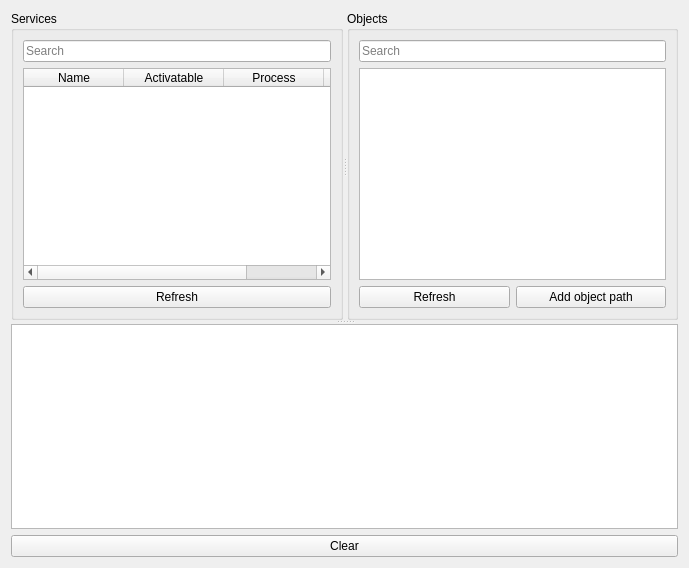
<?xml version="1.0" encoding="UTF-8"?>
<ui version="4.0">
 <class>CentralWidget</class>
 <widget class="QWidget" name="CentralWidget">
  <property name="geometry">
   <rect>
    <x>0</x>
    <y>0</y>
    <width>689</width>
    <height>568</height>
   </rect>
  </property>
  <property name="windowTitle">
   <string notr="true">CentralWidget</string>
  </property>
  <layout class="QVBoxLayout" name="verticalLayout_2">
   <item>
    <widget class="QSplitter" name="splitter_2">
     <property name="orientation">
      <enum>Qt::Orientation::Vertical</enum>
     </property>
     <widget class="QSplitter" name="splitter">
      <property name="orientation">
       <enum>Qt::Orientation::Horizontal</enum>
      </property>
      <widget class="QGroupBox" name="groupBox">
       <property name="title">
        <string>Services</string>
       </property>
       <layout class="QVBoxLayout" name="verticalLayout">
        <item>
         <widget class="QLineEdit" name="service_search_edit">
          <property name="placeholderText">
           <string>Search</string>
          </property>
         </widget>
        </item>
        <item>
         <widget class="QTableWidget" name="services_table">
          <property name="selectionMode">
           <enum>QAbstractItemView::SelectionMode::SingleSelection</enum>
          </property>
          <property name="selectionBehavior">
           <enum>QAbstractItemView::SelectionBehavior::SelectRows</enum>
          </property>
          <attribute name="horizontalHeaderStretchLastSection">
           <bool>false</bool>
          </attribute>
          <attribute name="verticalHeaderStretchLastSection">
           <bool>false</bool>
          </attribute>
          <column>
           <property name="text">
            <string>Name</string>
           </property>
          </column>
          <column>
           <property name="text">
            <string>Activatable</string>
           </property>
          </column>
          <column>
           <property name="text">
            <string>Process</string>
           </property>
          </column>
          <column>
           <property name="text">
            <string>User</string>
           </property>
          </column>
         </widget>
        </item>
        <item>
         <widget class="QPushButton" name="refresh_services_button">
          <property name="text">
           <string>Refresh</string>
          </property>
          <property name="icon">
           <iconset theme="QIcon::ThemeIcon::ViewRefresh"/>
          </property>
         </widget>
        </item>
       </layout>
      </widget>
      <widget class="QGroupBox" name="groupBox_2">
       <property name="title">
        <string>Objects</string>
       </property>
       <layout class="QVBoxLayout" name="verticalLayout_3">
        <item>
         <widget class="QLineEdit" name="object_search_edit">
          <property name="placeholderText">
           <string>Search</string>
          </property>
         </widget>
        </item>
        <item>
         <widget class="QTreeWidget" name="object_tree">
          <attribute name="headerVisible">
           <bool>false</bool>
          </attribute>
          <column>
           <property name="text">
            <string notr="true">1</string>
           </property>
          </column>
         </widget>
        </item>
        <item>
         <layout class="QHBoxLayout" name="horizontalLayout">
          <item>
           <widget class="QPushButton" name="refresh_object_tree_button">
            <property name="text">
             <string>Refresh</string>
            </property>
            <property name="icon">
             <iconset theme="QIcon::ThemeIcon::ViewRefresh"/>
            </property>
           </widget>
          </item>
          <item>
           <widget class="QPushButton" name="add_object_path_button">
            <property name="text">
             <string>Add object path</string>
            </property>
            <property name="icon">
             <iconset theme="QIcon::ThemeIcon::ListAdd"/>
            </property>
           </widget>
          </item>
         </layout>
        </item>
       </layout>
      </widget>
     </widget>
     <widget class="QTextEdit" name="log_edit">
      <property name="readOnly">
       <bool>true</bool>
      </property>
     </widget>
    </widget>
   </item>
   <item>
    <widget class="QPushButton" name="clear_log_edit_button">
     <property name="text">
      <string>Clear</string>
     </property>
     <property name="icon">
      <iconset theme="QIcon::ThemeIcon::EditClear"/>
     </property>
    </widget>
   </item>
  </layout>
 </widget>
 <resources/>
 <connections/>
</ui>
